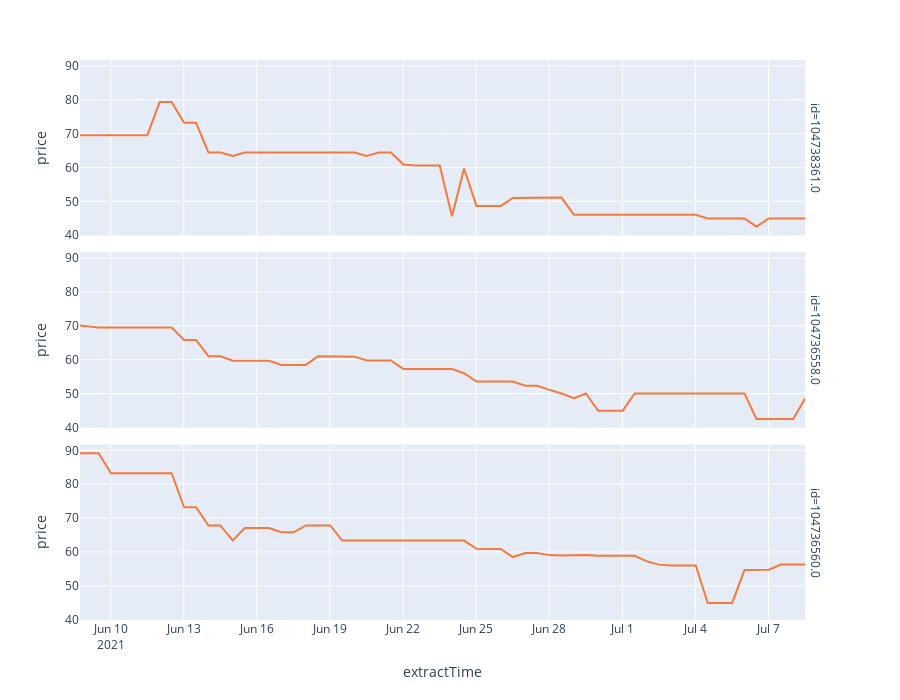

Write notebook code for a chart like this one.
### Markdown cell above
# Dodgers vs Giants 7/27/21

### Code cell
possible_gms = giants[giants["id"].isin([104738361.0, 104736558.0, 104736560.0])]
gm3 = giants[giants["id"] == 104738361.0]
fig = px.line(possible_gms, x = "extractTime", y = "price", facet_row= "id", height= 700)
fig.update_traces(line_color='#F4793E')
